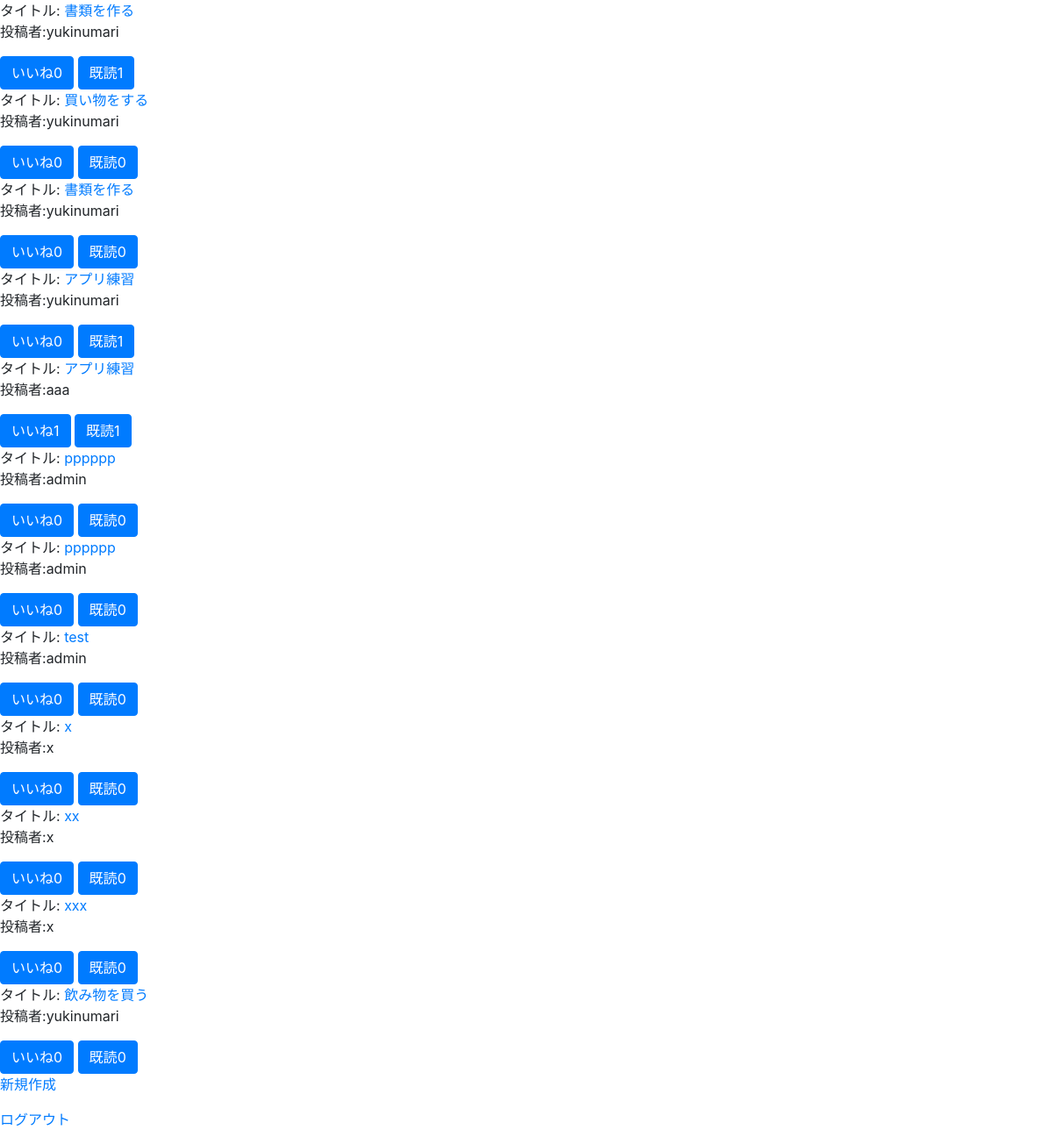
Screenshot of /list/ (signed in) with the database file from the repository.
### boardapporigin/models.py (models this page shows, shortened)
class BoardModel(models.Model) :
    title = models.CharField(max_length=100)
    author = models.CharField(max_length=50)
    content = models.TextField()
    image = models.ImageField(upload_to = "media/",null=True,blank=True)
    good = models.IntegerField(null=True,blank=True,default=0)
    read = models.IntegerField(null=True,blank=True,default=0)
    read_text = models.CharField(max_length=50,null=True,blank=True,default="a")

### boardapporigin/views.py (the view)
# urls.py: path("list/",listfunc,name="list"),
@login_required
def listfunc(request) :
    object_list=BoardModel.objects.all()
    params_list={"object_list":object_list}
    return render(request,"list.html",params_list)

### templates/boardapporigin/list.html
{% extends "base.html" %}
{% block content %}
{% for item in object_list %}
<div>タイトル:
<a href = "{% url 'detail' item.pk %}">{{ item.title }}</a>
</div>
<p>投稿者:{{ item.author }}</p>
<a href="#" class="btn btn-primary " tabindex="-1" role="button" aria-disabled="true">いいね{{ item.good }}</a>
<a href="#" class="btn btn-primary " tabindex="-1" role="button" aria-disabled="true">既読{{ item.read }}</a>
{% endfor %}
<p><a href = "{% url 'create'　%}">新規作成</a></p>
<p><a href = "{% url 'logout'　%}">ログアウト</a></p>
{% endblock content %}

### templates/boardapporigin/base.html (shortened to what this page needs)
<!doctype html>
<html lang="en">
  <head>
    <link rel="stylesheet" href="https://stackpath.bootstrapcdn.com/bootstrap/4.4.1/css/bootstrap.min.css">
  </head>
  <body>
    {% block content %}
    {% endblock content %}
  </body>
</html>

### rows the page displays
BoardModel: title "書類を作る", author "yukinumari", good "0", read "1"
BoardModel: title "買い物をする", author "yukinumari", good "0", read "0"
BoardModel: title "書類を作る", author "yukinumari", good "0", read "0"
BoardModel: title "アプリ練習", author "yukinumari", good "0", read "1"
BoardModel: title "アプリ練習", author "aaa", good "1", read "1"
BoardModel: title "pppppp", author "admin", good "0", read "0"
BoardModel: title "pppppp", author "admin", good "0", read "0"
BoardModel: title "test", author "admin", good "0", read "0"
BoardModel: title "x", author "x", good "0", read "0"
BoardModel: title "xx", author "x", good "0", read "0"
BoardModel: title "xxx", author "x", good "0", read "0"
BoardModel: title "飲み物を買う", author "yukinumari", good "0", read "0"
